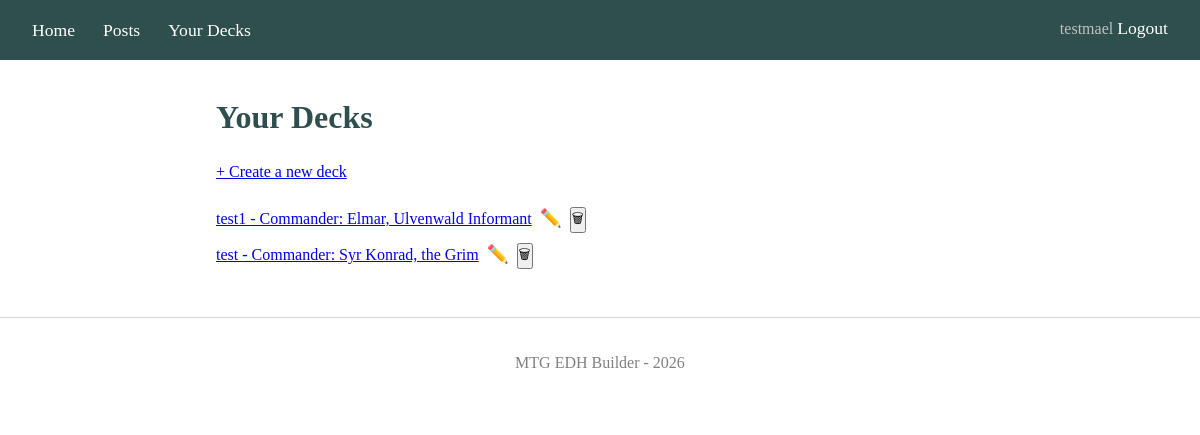
The app's page /your-decks/ (signed in) with its own data.
### blog/models.py (models this page shows, shortened)
class Deck(models.Model):
    name = models.CharField(max_length=200)
    description = models.TextField(blank=True)
    created_at = models.DateTimeField(auto_now_add=True)
    updated_at = models.DateTimeField(auto_now=True)
    author = models.ForeignKey(User, on_delete=models.CASCADE)
    is_public = models.BooleanField(default=True)
    commander = models.ForeignKey(
        Card, on_delete=models.PROTECT,
        related_name='commander', help_text="First commander")
    partner_commander = models.ForeignKey(
        Card,
        on_delete=models.SET_NULL,
        null=True, blank=True,
        related_name='commander_partner',
        help_text="Second commander if both have partner"
    )
    card_count = models.PositiveSmallIntegerField(default=0)
    avg_cmc = models.DecimalField(max_digits=4, decimal_places=2, default=0)
    class Meta:
        ordering = ['-updated_at']
        verbose_name = 'Deck'
        verbose_name_plural = 'Decks'
        constraints = [
            models.UniqueConstraint(
                fields=['author', 'name'],
                name = 'unique_deck_name_per_user'
            )
        ]

class Card(models.Model):
    scryfall_id = models.UUIDField(unique=True)
    oracle_id = models.UUIDField()
    name = models.CharField(max_length=200) # name of the card
    type_line = models.CharField(max_length=200, default='')
    set_code = models.CharField(max_length=10)
    collector_number = models.CharField(max_length=20)
    cmc = models.IntegerField(default=0) # Converted mana cost of the card, used for calculate the average cmc of a deck
    color_identity = models.CharField(max_length=10, default='') # Sorted letters from {W,U,B,R,G}; empty = colorless
    image_url = models.URLField() # default image size
    image_large_url = models.URLField(default='') # larger image for hover
    def __str__(self):
        return self.name

### blog/views.py (the view)
# urls.py: path("your-decks/", views.your_decks, name="your_decks"),
@login_required
def your_decks(request):
    decks = Deck.objects.filter(author=request.user)
    return render(request, "blog/your_decks.html", {"decks": decks})

### templates/blog/your_decks.html (shortened to what this page needs)
{% extends "base.html" %}
{% load static %}
{% block extra_css %}
<link rel="stylesheet" href="{% static 'blog/deck.css' %}">
{% endblock %}
{% block content %}
<h1>Your Decks</h1>
<a href="{% url 'blog:deck_create' %}" style="display:inline-block; margin-bottom:20px;">
    + Create a new deck
</a>
<ul>
    {% for deck in decks %}
        <li class="deck-item">
            <a data-deck-id="{{ deck.id }}" id="deck-name" href="{% url 'blog:deck_detail' deck.pk %}">
                {{ deck.name }} - Commander: {{ deck.commander }}
            </a>
            <a href="{% url 'blog:deck_update' deck.pk %}" class="edit-deck-link" title="Edit deck">✏️</a>
            <form method="post" action="{% url 'blog:delete_deck' deck.pk %}" class="delete-deck-form">
                <button class="delete-deck-btn" title="Delete deck" onclick="return confirm('Are you sure you want to delete this deck?')">🗑</button>
            </form>
        </li>
    {% empty %}
        <p>You have no decks yet.</p>
    {% endfor %}
</ul>
{% endblock %}

### templates/base.html (shortened to what this page needs)
{% load static %}
<!DOCTYPE html>
<html lang="en">
<head>
    {% load static %}
    <link rel="stylesheet" href="{% static 'blog/main.css' %}">
    {% block extra_css %}{% endblock %}
</head>
<body>
    <nav>
    <a href="{% url 'blog:home' %}">Home</a>
    <a href="{% url 'blog:decks' %}">Posts</a>
    <a href="{% url 'blog:your_decks' %}">Your Decks</a>
    <span class="nav-right">
        {% if user.is_authenticated %}
            <span class="nav-user" id="logged-user-name">{{ user.username }}</span>
            <form method="post" action="{% url 'logout' %}" class="inline-form">
                <button type="submit" class="logout-btn" id="logout-btn">Logout</button>
            </form>
        {% else %}
            <a id="login-btn" href="{% url 'login' %}">Login</a>
            <a id="signup-btn" href="{% url 'signup' %}">Sign Up</a>
        {% endif %}
    </span>
    </nav>
    <div class="container">
        {% block content %}{% endblock %}
    </div>
    <footer>
        <p>MTG EDH Builder - 2026</p>
    </footer>
</body>
</html>

### blog/static/blog/main.css (style rules this page uses)
:root { --midnight-violet: #242038; --slate-blue: #725ac1; --soft-periwinkle: #8d86c9; --pale-slate: #cac4ce; --linen: #f7ece1; }
* { margin: 0; padding: 0; box-sizing: border-box; }
body { font-family: Georgia, serif; line-height: 1.6; color: #333; }
nav { background: darkslategray; padding: 1rem 2rem; }
nav a { color: white; text-decoration: none; margin-right: 1.5rem; font-size: 1.1rem; }
.container { max-width: 800px; margin: 2rem auto; padding: 0 1rem; }
h1, h2, h3 { margin-bottom: 1rem; color: darkslategray; }
footer { text-align: center; padding: 2rem; color: gray; margin-top: 3rem; border-top: 1px solid lightgray; }
.nav-right { float: right; }
.nav-user { color: silver; }
.logout-btn { background: none; border: none; color: white; cursor: pointer; font-size: 1.1rem; font-family: Georgia, serif; }
.inline-form { display: inline; }

### blog/static/blog/deck.css (style rules this page uses)
.delete-deck-form { margin: 0; }
.edit-deck-link { text-decoration: none; font-size: 1.1rem; line-height: 1; }
.deck-item { display: flex; align-items: center; gap: 8px; margin-bottom: 0.5rem; }

### records on screen
Deck: name "test1", commander "Elmar, Ulvenwald Informant"
Deck: name "test", commander "Syr Konrad, the Grim"

### other values on screen
{{ user.username }} "testmael"
